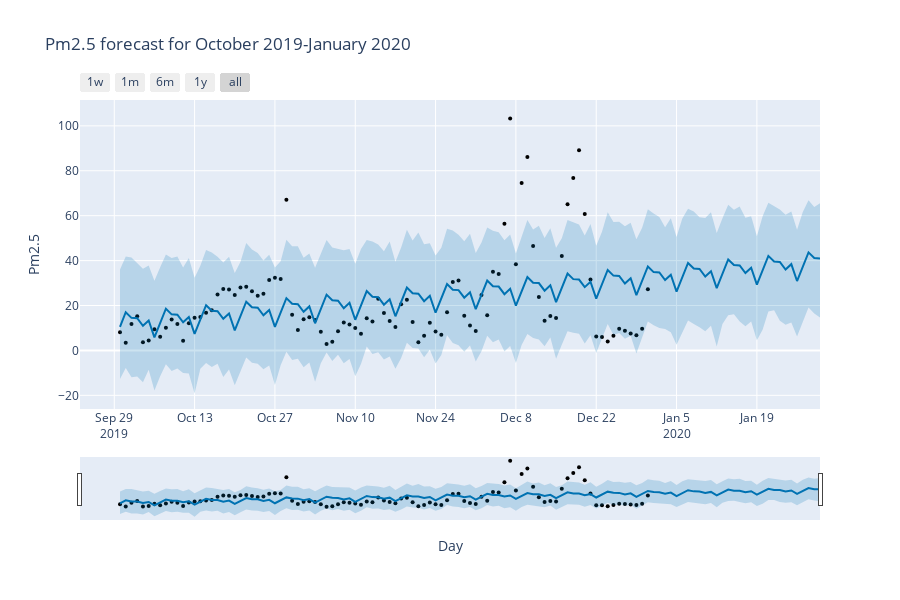

The notebook cell saved with this chart:
### Code cell
# plot predictions
fig = plot_plotly(m, forecast)
fig.update_layout(
    title='Pm2.5 forecast for October 2019-January 2020',
    xaxis_title="Day",
    yaxis_title="Pm2.5")
fig.show()
